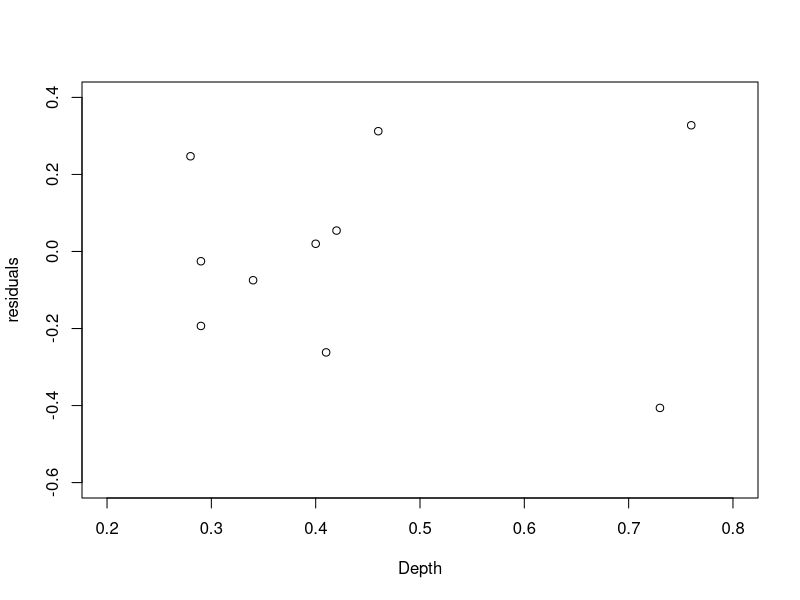

The R script that drew this image:
# Page 579

env_table = data.frame(Depth = c(0.34, 0.29, 0.28, 0.42, 0.29, 0.41, 0.76, 0.73, 0.46, 0.4),
                       Rate = c(0.636, 0.319, 0.734, 1.327, 0.487, 0.924, 7.35, 5.89, 1.979, 1.124))
env_table$Depth_2 = env_table$Depth**2

quadratic_model = lm(Rate ~ Depth + Depth_2, data = env_table)
summary(quadratic_model)

residuals = resid(quadratic_model)
plot(env_table$Depth, residuals, xlim = c(0.2,0.8), ylim = c(-0.6,0.4), xlab = "Depth")

x = matrix(c(rep(1,nrow(env_table)), env_table$Depth, env_table$Depth_2), ncol = 3)
y = matrix(env_table$Rate, ncol = 1)

sum_bb = solve(t(x)%*%x)

corr_matrix = diag(3)
 
for (i in 1:3){
  for(j in 1:3) if (i != j) corr_matrix[i,j] = sum_bb[i,j]/sqrt(sum_bb[i,i]*sum_bb[j,j])
} 

print(round(corr_matrix,2))
